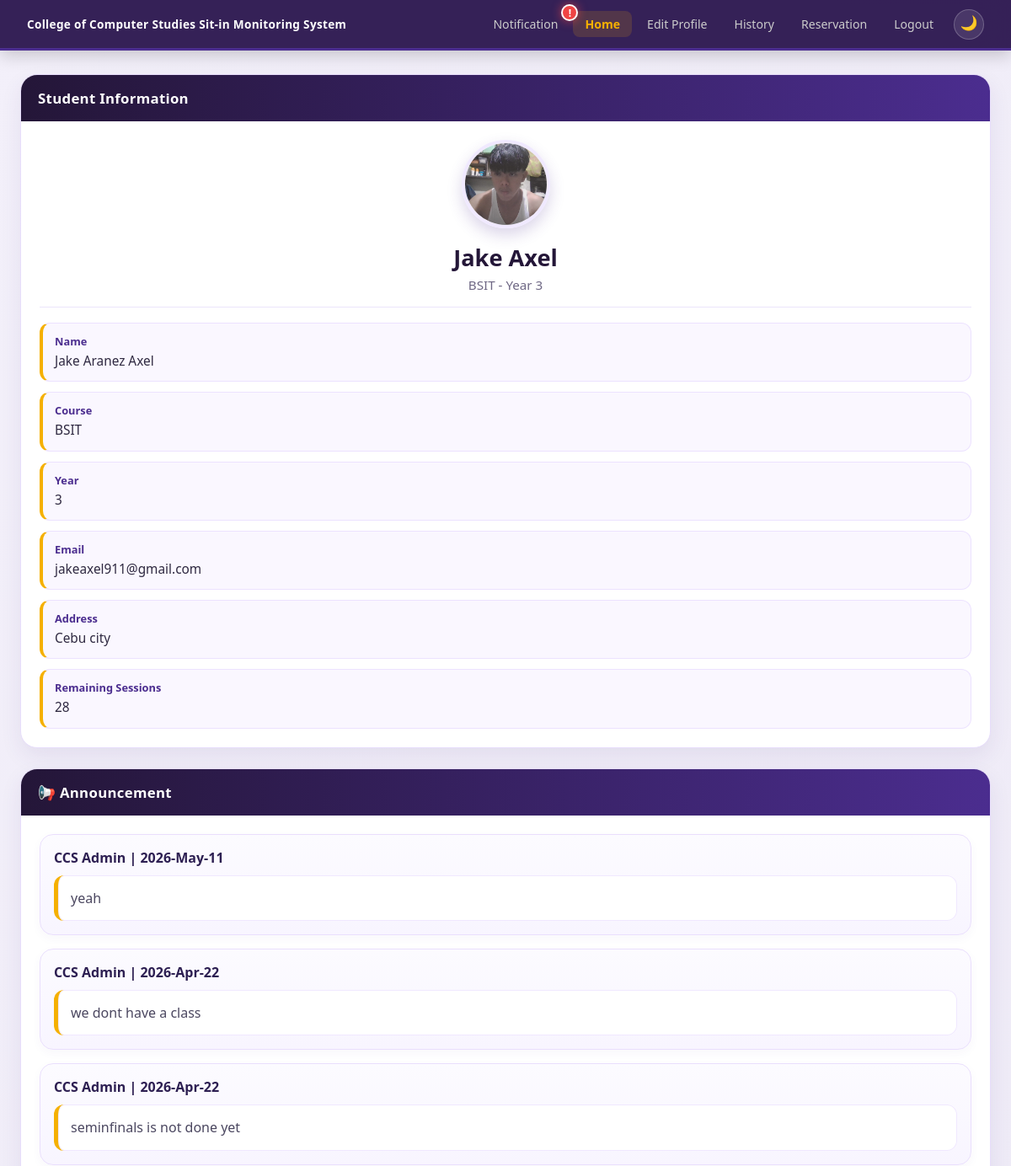
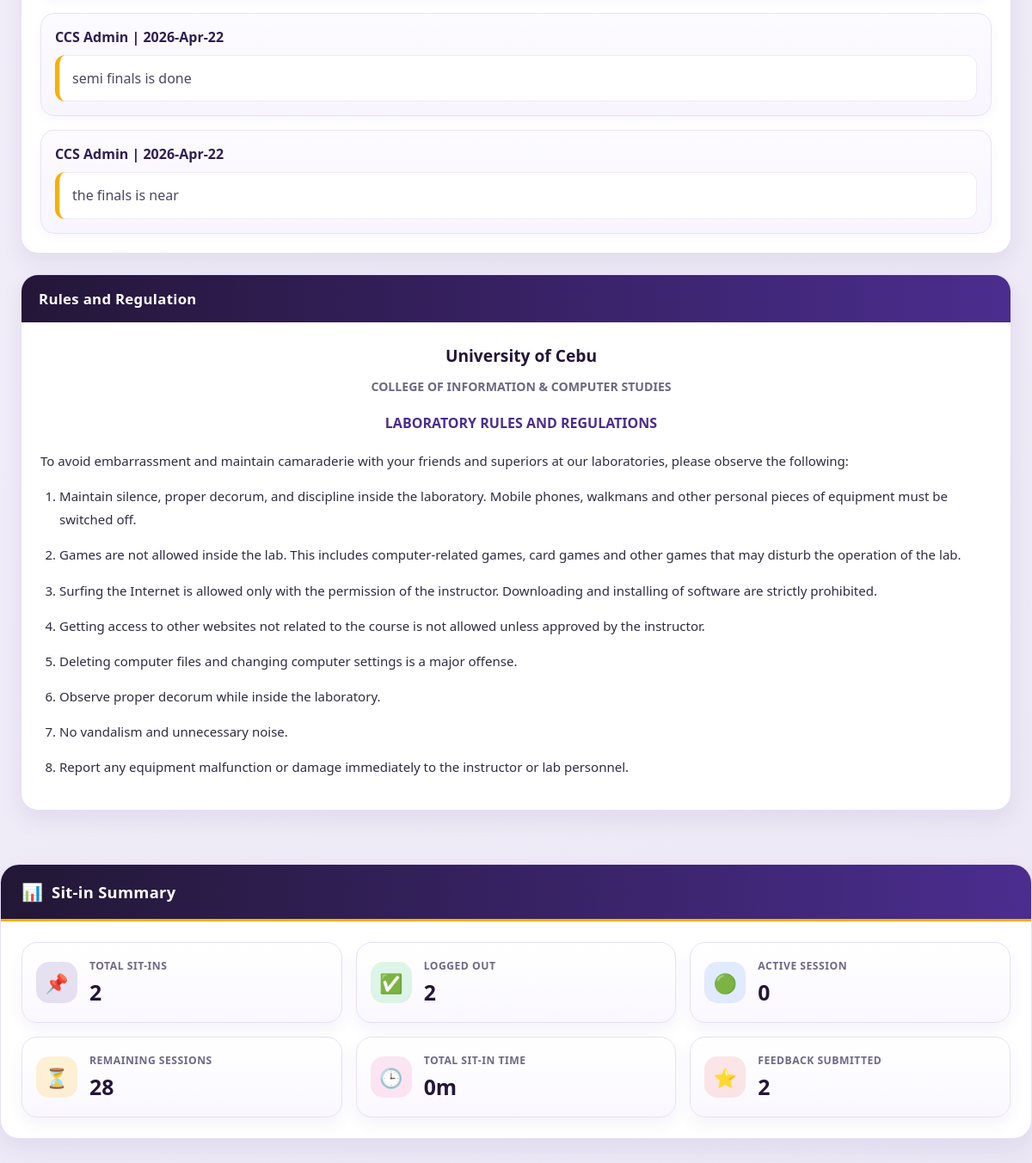
The app's page /dashboard (signed in), older data (2 pictures, top to bottom).
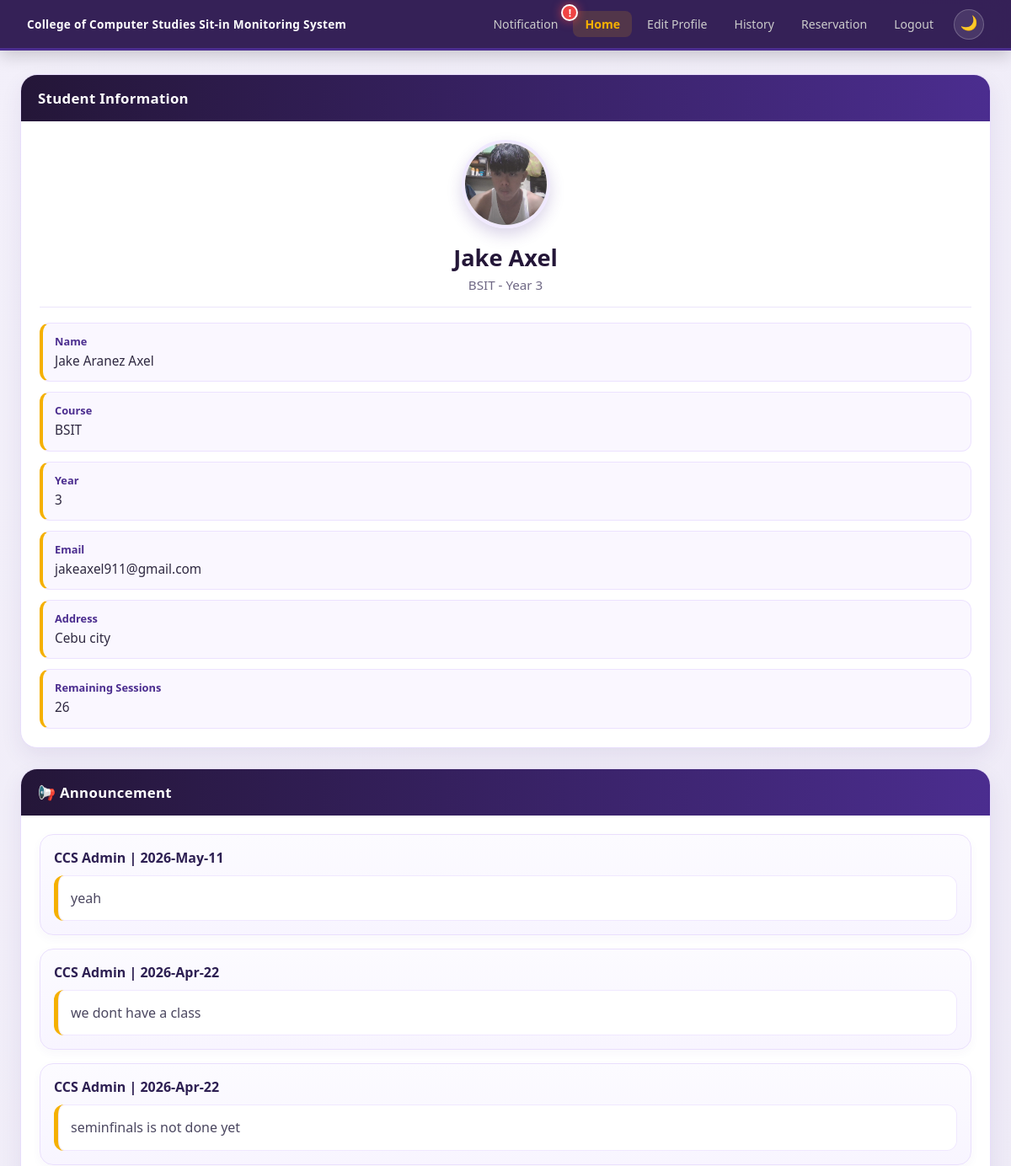
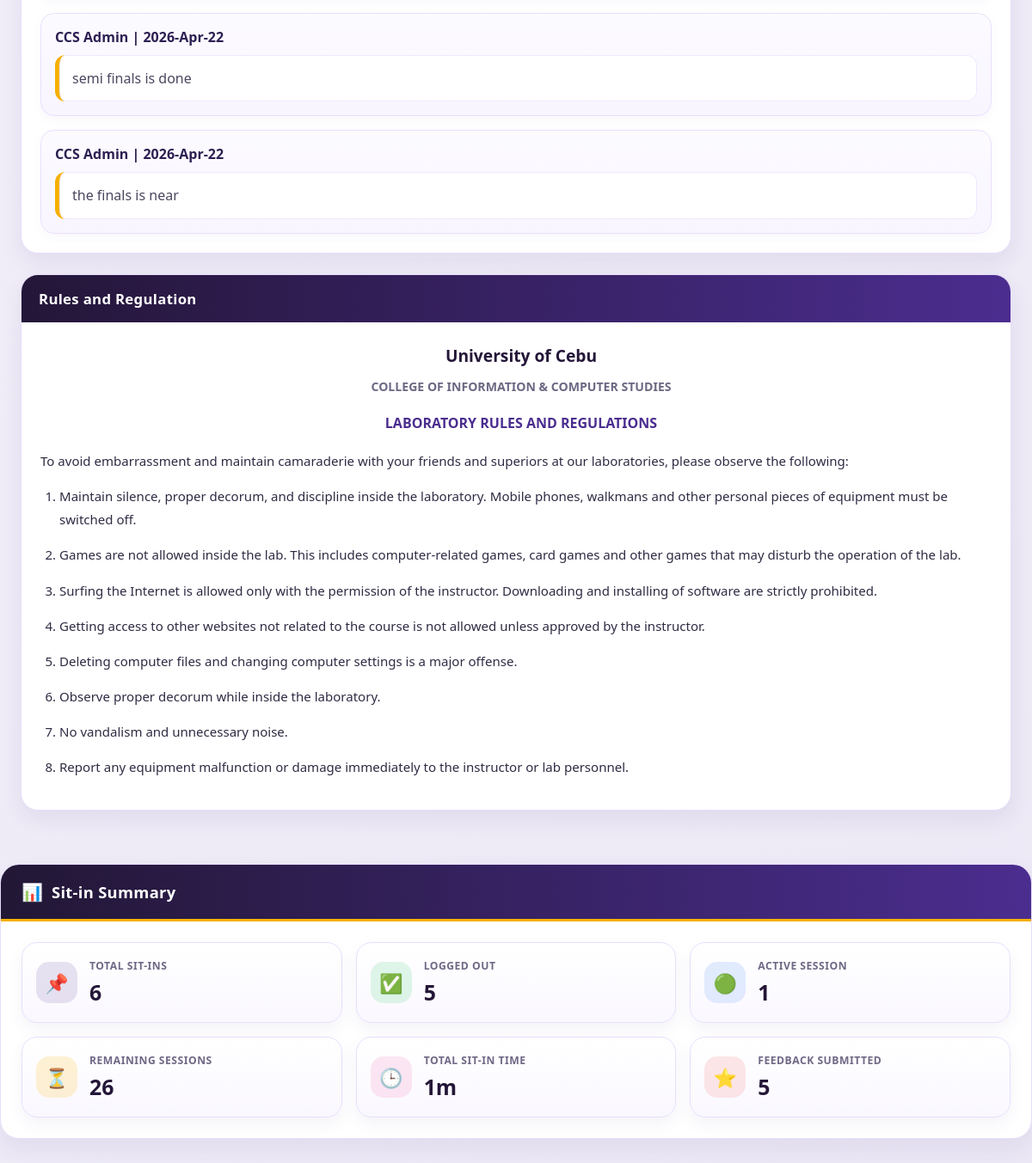
The same page, newer data (2 pictures, top to bottom).
### app.py (models this page shows)
class Student(db.Model):
    id = db.Column(db.Integer, primary_key=True)
    id_number = db.Column(db.String(50), unique=True, nullable=False)
    last_name = db.Column(db.String(100))
    first_name = db.Column(db.String(100))
    middle_name = db.Column(db.String(100))
    course = db.Column(db.String(50))
    course_level = db.Column(db.String(10))
    email = db.Column(db.String(120), unique=True)
    password = db.Column(db.String(200))
    address = db.Column(db.String(200))
    profile_pic = db.Column(db.String(200), default='default.png')
    remaining_sessions = db.Column(db.Integer, default=30)
    leaderboard_points = db.Column(db.Integer, default=0)
    raw_points = db.Column(db.Float, default=0)
    cleanliness_points = db.Column(db.Integer, default=0)
    hours_points = db.Column(db.Integer, default=0)
    task_points = db.Column(db.Integer, default=0)
    total_hours = db.Column(db.Float, default=0)

### app.py (the view)
@app.route('/dashboard')
def dashboard():
    if 'student_id' not in session:
        return redirect(url_for('login'))
    student = Student.query.get_or_404(session['student_id'])
    records = SitInRecord.query.filter_by(
        student_id_number=student.id_number
    ).all()
    total_sitins = len(records)
    active_sitins = sum(
        1 for record in records
        if record.status == 'Active'
    )
    logged_out_sitins = sum(
        1 for record in records
        if record.status == 'Logged Out'
    )
    feedback_submitted = Feedback.query.filter_by(
        student_id=student.id
    ).count()
    total_hours = student.total_hours or 0
    total_minutes = int(total_hours * 60)
    hours = total_minutes // 60
    minutes = total_minutes % 60
    if hours > 0 and minutes > 0:
        total_time_display = f"{hours}h {minutes}m"
    elif hours > 0:
        total_time_display = f"{hours}h"
    else:
        total_time_display = f"{minutes}m"
    announcements, notif_reservations, feedback_notifications = \
        get_student_notification_data(student)
    return render_template(
        'dashboard.html',
        student=student,
        announcements=announcements,
        notif_reservations=notif_reservations,
        feedback_notifications=feedback_notifications,
        total_sitins=total_sitins,
        active_sitins=active_sitins,
        logged_out_sitins=logged_out_sitins,
        feedback_submitted=feedback_submitted,
        total_hours=total_hours,
        total_time_display=total_time_display
    )

### templates/dashboard.html (shortened to what the changed rows need)
<!DOCTYPE html>
<html lang="en">
<head>
    <link rel="stylesheet" href="{{ url_for('static', filename='style.css') }}">
</head>
<body class="dashboard-page">
<div class="dashboard-wrapper">
    <div class="dashboard-container">
        <div class="dash-card">
            <div class="dash-card-body">
                <div class="student-avatar-wrap">
                    {% if student.profile_pic and student.profile_pic != 'default.png' %}
                        <img
                            src="{{ url_for('static', filename='uploads/' + student.profile_pic) }}"
                            alt="Profile Picture"
                            class="student-avatar-img"
                        >
                    {% else %}
                        <div class="student-avatar">
                            {{ student.first_name[0] }}{{ student.last_name[0] }}
                        </div>
                    {% endif %}
                </div>
                <div class="student-name-block">
                    <h3>{{ student.first_name }} {{ student.last_name }}</h3>
                    <p>{{ student.course }} - Year {{ student.course_level }}</p>
                </div>
                <div class="student-details">
                    <div class="info-item">
                        <span class="info-label">Name</span>
                        <span class="info-value">
                            {{ student.first_name }} {{ student.middle_name }} {{ student.last_name }}
                        </span>
                    </div>
                    <div class="info-item">
                        <span class="info-label">Course</span>
                        <span class="info-value">{{ student.course }}</span>
                    </div>
                    <div class="info-item">
                        <span class="info-label">Year</span>
                        <span class="info-value">{{ student.course_level }}</span>
                    </div>
                    <div class="info-item">
                        <span class="info-label">Email</span>
                        <span class="info-value">{{ student.email }}</span>
                    </div>
                    <div class="info-item">
                        <span class="info-label">Address</span>
                        <span class="info-value">{{ student.address if student.address else 'Not set' }}</span>
                    </div>
                    <div class="info-item">
                        <span class="info-label">Remaining Sessions</span>
                        <span class="info-value">{{ student.remaining_sessions }}</span>
                    </div>
                </div>
            </div>
        </div>
    </div>
</div>
<div class="student-summary-section">
    <div class="student-summary-header">
        <h2>Sit-in Summary</h2>
    </div>
    <div class="student-summary-grid">
        <div class="student-summary-card">
            <div>
                <p>Total Sit-ins</p>
                <h3>{{ total_sitins }}</h3>
            </div>
        </div>
        <div class="student-summary-card">
            <div>
                <p>Logged Out</p>
                <h3>{{ logged_out_sitins }}</h3>
            </div>
        </div>
        <div class="student-summary-card">
            <div>
                <p>Active Session</p>
                <h3>{{ active_sitins }}</h3>
            </div>
        </div>
        <div class="student-summary-card">
            <div>
                <p>Remaining Sessions</p>
                <h3>{{ student.remaining_sessions }}</h3>
            </div>
        </div>
        <div class="student-summary-card">
            <div>
                <p>Total Sit-in Time</p>
                <h3>{{ total_time_display }}</h3>
            </div>
        </div>
        <div class="student-summary-card">
            <div>
                <p>Feedback Submitted</p>
                <h3>{{ feedback_submitted }}</h3>
            </div>
        </div>
    </div>
</div>

Row changes from the older to the newer data that the page shows:
changed Student "Jake": remaining_sessions "28" → "26"
Text that changed along with them:
{{ total_sitins }}: "2" → "6"
{{ logged_out_sitins }}: "2" → "5"
{{ active_sitins }}: "0" → "1"
{{ total_time_display }}: "0m" → "1m"
{{ feedback_submitted }}: "2" → "5"
